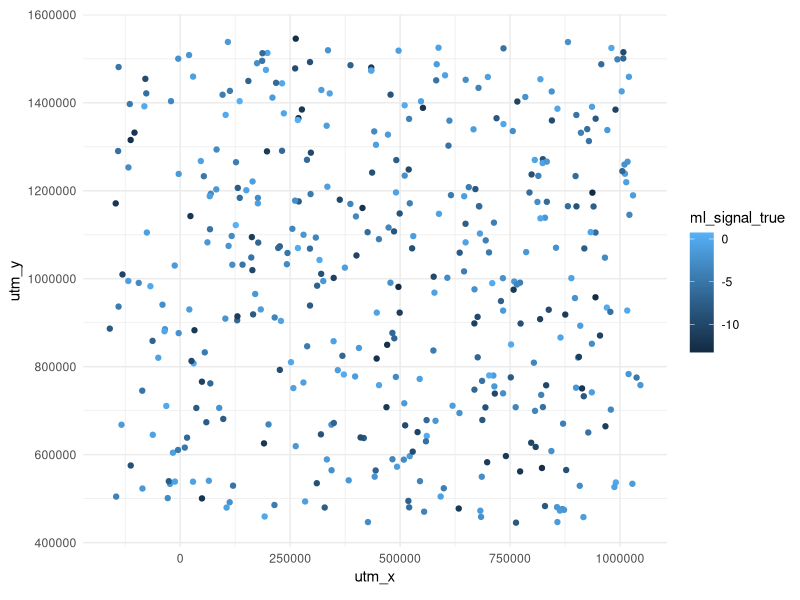

This chart was generated by the following R code:
## ---- chunk 1
library(tidyverse)

hybrid_ml_geo <- read_csv("data/hybrid_ml_geostatistical_data.csv")

head(hybrid_ml_geo)
## ---- chunk 2
library(ggplot2)

ggplot(hybrid_ml_geo, aes(utm_x, utm_y, colour = ml_signal_true)) +
geom_point() +
coord_equal() +
theme_minimal()
